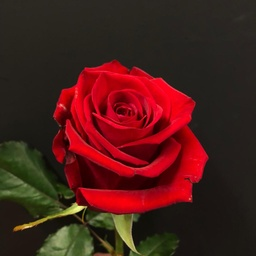
#> input picture Red.jpg, 256 x 256 px, shrunk from 1024 x 1024 before the run
$ python bitslicing.py
#> lines starting #> are read from the running program, lines starting #| are printed output that depends on the picture; after the words box and inside, x2 and y2 are one past the last pixel; in counts of white or black regions, pixels touching at a corner belong together
import matplotlib.pyplot as plt
import cv2
import numpy as np

def main():
    img_path = 'Red.jpg'
    image_rgb = plt.imread(img_path)
#> image_rgb is the input picture: shape (256, 256, 3); mean R, G, B 74.6, 30.1, 25.9

    w,h = image_rgb.shape[:2]
#> w = 256; h = 256

    image_grayscale = cv2.cvtColor(image_rgb, cv2.COLOR_RGB2GRAY)
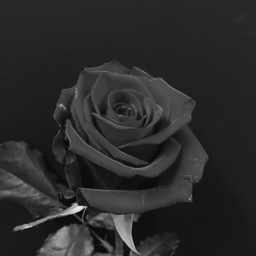
#> image_grayscale: shape (256, 256); min 3, max 237, mean 42.9
    image_binary = cv2.threshold(image_grayscale, 50, 255, cv2.THRESH_BINARY)[1]
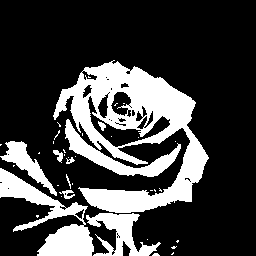
#> image_binary: shape (256, 256); 25.2% white; 39 white regions (29 under 20 px), largest, box (x1, y1, x2, y2) and area: (53, 60, 209, 213) 9437, (0, 168, 94, 256) 2892, (65, 119, 181, 177) 1550

    # create 8 empty images of the same size as the original image
    slicedImage1 = np.zeros((w,h), dtype = np.int8)
    slicedImage2 = np.zeros((w,h), dtype = np.int8)
    slicedImage3 = np.zeros((w,h), dtype = np.int8)
    slicedImage4 = np.zeros((w,h), dtype = np.int8)
    slicedImage5 = np.zeros((w,h), dtype = np.int8)
    slicedImage6 = np.zeros((w,h), dtype = np.int8)
    slicedImage7 = np.zeros((w,h), dtype = np.int8)
    slicedImage8 = np.zeros((w,h), dtype = np.int8)
    slicedImages = [slicedImage1, slicedImage2, slicedImage3, slicedImage4, slicedImage5, slicedImage6, slicedImage7, slicedImage8]

    bit_operators =[1,2,4,8,16,32,64,128]

    for i in range(bit_operators.__len__()):
        for j in range(w):
            for k in range(h):
                if (image_grayscale[j][k] & bit_operators[i]):
                    slicedImages[i][j][k] = 255
                else:
                    slicedImages[i][j][k] = 0


    images = [image_rgb, image_grayscale, image_binary]
    titles = ['RGB','Grayscale', 'Binary']

    images = images + slicedImages
#> images = 11 items
    titles = titles + ['Sliced Image 1', 'Sliced Image 2', 'Sliced Image 3', 'Sliced Image 4', 'Sliced Image 5', 'Sliced Image 6', 'Sliced Image 7', 'Sliced Image 8']

    plot_img(images, titles)

def plot_img(image_set, title_set):
    n = len(image_set)
#> n = 11
    plt.figure(figsize = (20, 20))
    for i in range(n):
        img = image_set[i]
        ch = len(img.shape)

        plt.subplot( 4, 3, i + 1)
        if (ch == 3):
            plt.imshow(image_set[i])
        else:
            plt.imshow(image_set[i], cmap = 'gray')
        plt.title(title_set[i])

    plt.show()
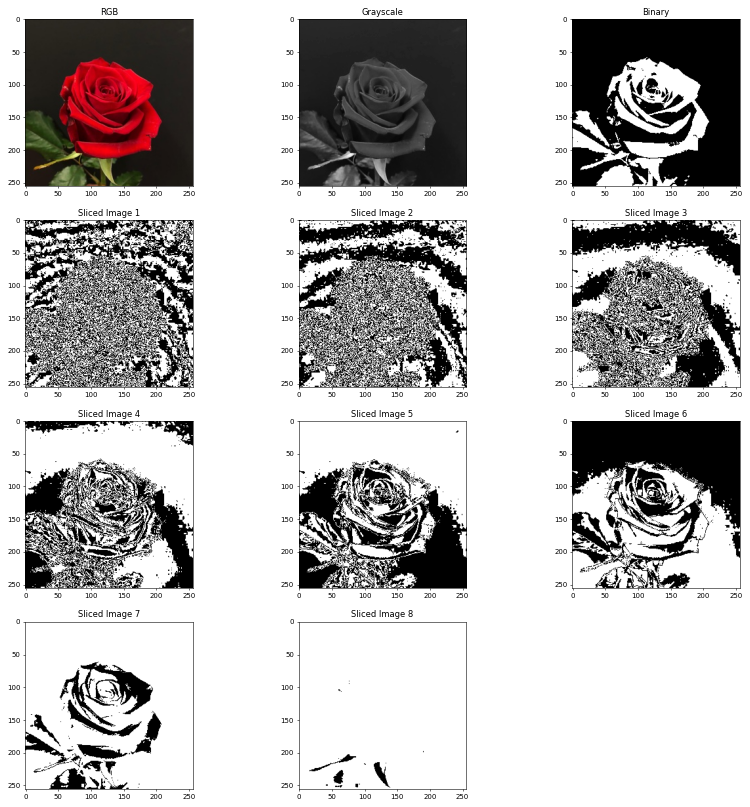
#> figure drawn by matplotlib, 11 panels


if __name__ == '__main__':
    main()
